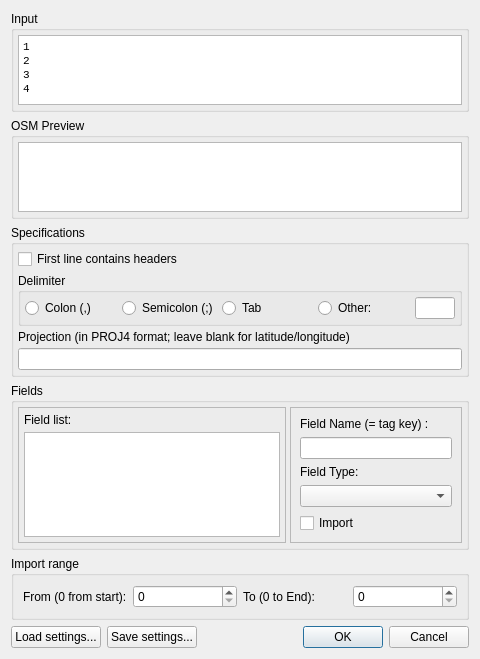
<?xml version="1.0" encoding="UTF-8"?>
<ui version="4.0">
 <class>ImportCSVDialog</class>
 <widget class="QDialog" name="ImportCSVDialog">
  <property name="geometry">
   <rect>
    <x>0</x>
    <y>0</y>
    <width>480</width>
    <height>596</height>
   </rect>
  </property>
  <property name="windowTitle">
   <string>Dialog</string>
  </property>
  <layout class="QVBoxLayout" name="verticalLayout">
   <item>
    <widget class="QGroupBox" name="groupBox">
     <property name="title">
      <string>Input</string>
     </property>
     <layout class="QVBoxLayout" name="verticalLayout_2">
      <property name="spacing">
       <number>4</number>
      </property>
      <property name="margin">
       <number>4</number>
      </property>
      <item>
       <widget class="QTextEdit" name="txInput">
        <property name="minimumSize">
         <size>
          <width>0</width>
          <height>0</height>
         </size>
        </property>
        <property name="font">
         <font>
          <family>Courier New</family>
         </font>
        </property>
        <property name="lineWrapMode">
         <enum>QTextEdit::NoWrap</enum>
        </property>
        <property name="readOnly">
         <bool>true</bool>
        </property>
        <property name="html">
         <string>&lt;!DOCTYPE HTML PUBLIC &quot;-//W3C//DTD HTML 4.0//EN&quot; &quot;http://www.w3.org/TR/REC-html40/strict.dtd&quot;&gt;
&lt;html&gt;&lt;head&gt;&lt;meta name=&quot;qrichtext&quot; content=&quot;1&quot; /&gt;&lt;style type=&quot;text/css&quot;&gt;
p, li { white-space: pre-wrap; }
&lt;/style&gt;&lt;/head&gt;&lt;body style=&quot; font-family:'Courier New'; font-size:8.25pt; font-weight:400; font-style:normal;&quot;&gt;
&lt;p style=&quot; margin-top:0px; margin-bottom:0px; margin-left:0px; margin-right:0px; -qt-block-indent:0; text-indent:0px;&quot;&gt;&lt;span style=&quot; font-size:8pt;&quot;&gt;1&lt;/span&gt;&lt;/p&gt;
&lt;p style=&quot; margin-top:0px; margin-bottom:0px; margin-left:0px; margin-right:0px; -qt-block-indent:0; text-indent:0px;&quot;&gt;&lt;span style=&quot; font-size:8pt;&quot;&gt;2&lt;/span&gt;&lt;/p&gt;
&lt;p style=&quot; margin-top:0px; margin-bottom:0px; margin-left:0px; margin-right:0px; -qt-block-indent:0; text-indent:0px;&quot;&gt;&lt;span style=&quot; font-size:8pt;&quot;&gt;3&lt;/span&gt;&lt;/p&gt;
&lt;p style=&quot; margin-top:0px; margin-bottom:0px; margin-left:0px; margin-right:0px; -qt-block-indent:0; text-indent:0px;&quot;&gt;&lt;span style=&quot; font-size:8pt;&quot;&gt;4&lt;/span&gt;&lt;/p&gt;&lt;/body&gt;&lt;/html&gt;</string>
        </property>
       </widget>
      </item>
     </layout>
    </widget>
   </item>
   <item>
    <widget class="QGroupBox" name="groupBox_5">
     <property name="title">
      <string>OSM Preview</string>
     </property>
     <layout class="QVBoxLayout" name="verticalLayout_4">
      <property name="spacing">
       <number>4</number>
      </property>
      <property name="margin">
       <number>4</number>
      </property>
      <item>
       <widget class="QTextEdit" name="txPreview"/>
      </item>
     </layout>
    </widget>
   </item>
   <item>
    <widget class="QGroupBox" name="groupBox_2">
     <property name="title">
      <string>Specifications</string>
     </property>
     <layout class="QVBoxLayout" name="verticalLayout_3">
      <property name="spacing">
       <number>4</number>
      </property>
      <property name="margin">
       <number>4</number>
      </property>
      <item>
       <widget class="QCheckBox" name="cbHasHeader">
        <property name="text">
         <string>First line contains headers</string>
        </property>
       </widget>
      </item>
      <item>
       <widget class="QGroupBox" name="groupBox_3">
        <property name="title">
         <string>Delimiter</string>
        </property>
        <layout class="QHBoxLayout" name="horizontalLayout">
         <property name="spacing">
          <number>4</number>
         </property>
         <property name="margin">
          <number>4</number>
         </property>
         <item>
          <widget class="QRadioButton" name="rbColonDelim">
           <property name="text">
            <string>Colon (,)</string>
           </property>
          </widget>
         </item>
         <item>
          <widget class="QRadioButton" name="rbSemiDelim">
           <property name="text">
            <string>Semicolon (;)</string>
           </property>
          </widget>
         </item>
         <item>
          <widget class="QRadioButton" name="rbTabDelim">
           <property name="text">
            <string>Tab</string>
           </property>
          </widget>
         </item>
         <item>
          <widget class="QRadioButton" name="rbCustomDelim">
           <property name="text">
            <string>Other:</string>
           </property>
          </widget>
         </item>
         <item>
          <widget class="QLineEdit" name="edCustomDelim">
           <property name="sizePolicy">
            <sizepolicy hsizetype="Fixed" vsizetype="Fixed">
             <horstretch>0</horstretch>
             <verstretch>0</verstretch>
            </sizepolicy>
           </property>
           <property name="maximumSize">
            <size>
             <width>40</width>
             <height>16777215</height>
            </size>
           </property>
          </widget>
         </item>
        </layout>
       </widget>
      </item>
      <item>
       <widget class="QLabel" name="label">
        <property name="text">
         <string>Projection (in PROJ4 format; leave blank for latitude/longitude)</string>
        </property>
       </widget>
      </item>
      <item>
       <widget class="QLineEdit" name="edProjection"/>
      </item>
     </layout>
    </widget>
   </item>
   <item>
    <widget class="QGroupBox" name="grpWmsServers">
     <property name="title">
      <string>Fields</string>
     </property>
     <layout class="QHBoxLayout">
      <property name="spacing">
       <number>4</number>
      </property>
      <property name="margin">
       <number>4</number>
      </property>
      <item>
       <widget class="QFrame" name="frame_2">
        <property name="frameShape">
         <enum>QFrame::StyledPanel</enum>
        </property>
        <property name="frameShadow">
         <enum>QFrame::Raised</enum>
        </property>
        <layout class="QVBoxLayout" name="_2">
         <property name="spacing">
          <number>5</number>
         </property>
         <property name="margin">
          <number>5</number>
         </property>
         <item>
          <widget class="QLabel" name="label_10">
           <property name="text">
            <string>Field list:</string>
           </property>
          </widget>
         </item>
         <item>
          <widget class="QListWidget" name="lvFields">
           <property name="sizePolicy">
            <sizepolicy hsizetype="Minimum" vsizetype="Expanding">
             <horstretch>0</horstretch>
             <verstretch>0</verstretch>
            </sizepolicy>
           </property>
          </widget>
         </item>
        </layout>
       </widget>
      </item>
      <item>
       <widget class="QFrame" name="frame">
        <property name="frameShape">
         <enum>QFrame::StyledPanel</enum>
        </property>
        <property name="frameShadow">
         <enum>QFrame::Raised</enum>
        </property>
        <layout class="QVBoxLayout" name="_3">
         <item>
          <widget class="QLabel" name="label_11">
           <property name="text">
            <string>Field Name (= tag key) :</string>
           </property>
          </widget>
         </item>
         <item>
          <widget class="QLineEdit" name="edFieldName">
           <property name="minimumSize">
            <size>
             <width>100</width>
             <height>0</height>
            </size>
           </property>
          </widget>
         </item>
         <item>
          <widget class="QLabel" name="label_5">
           <property name="text">
            <string>Field Type:</string>
           </property>
          </widget>
         </item>
         <item>
          <widget class="QComboBox" name="cbFieldType"/>
         </item>
         <item>
          <widget class="QCheckBox" name="cbFieldImport">
           <property name="text">
            <string>Import</string>
           </property>
          </widget>
         </item>
         <item>
          <spacer>
           <property name="orientation">
            <enum>Qt::Vertical</enum>
           </property>
           <property name="sizeHint" stdset="0">
            <size>
             <width>20</width>
             <height>1</height>
            </size>
           </property>
          </spacer>
         </item>
        </layout>
       </widget>
      </item>
     </layout>
    </widget>
   </item>
   <item>
    <widget class="QGroupBox" name="groupBox_4">
     <property name="title">
      <string>Import range</string>
     </property>
     <layout class="QHBoxLayout" name="horizontalLayout_2">
      <item>
       <widget class="QLabel" name="label_2">
        <property name="text">
         <string>From (0 from start):</string>
        </property>
       </widget>
      </item>
      <item>
       <widget class="QSpinBox" name="sbFrom"/>
      </item>
      <item>
       <widget class="QLabel" name="label_3">
        <property name="text">
         <string>To (0 to End):</string>
        </property>
       </widget>
      </item>
      <item>
       <widget class="QSpinBox" name="sbTo"/>
      </item>
     </layout>
    </widget>
   </item>
   <item>
    <layout class="QHBoxLayout" name="horizontalLayout_3">
     <item>
      <widget class="QPushButton" name="btLoad">
       <property name="text">
        <string>Load settings...</string>
       </property>
      </widget>
     </item>
     <item>
      <widget class="QPushButton" name="btSave">
       <property name="text">
        <string>Save settings...</string>
       </property>
      </widget>
     </item>
     <item>
      <widget class="QDialogButtonBox" name="buttonBox">
       <property name="orientation">
        <enum>Qt::Horizontal</enum>
       </property>
       <property name="standardButtons">
        <set>QDialogButtonBox::Cancel|QDialogButtonBox::Ok</set>
       </property>
      </widget>
     </item>
    </layout>
   </item>
  </layout>
 </widget>
 <resources/>
 <connections>
  <connection>
   <sender>buttonBox</sender>
   <signal>rejected()</signal>
   <receiver>ImportCSVDialog</receiver>
   <slot>reject()</slot>
   <hints>
    <hint type="sourcelabel">
     <x>469</x>
     <y>585</y>
    </hint>
    <hint type="destinationlabel">
     <x>286</x>
     <y>274</y>
    </hint>
   </hints>
  </connection>
  <connection>
   <sender>rbCustomDelim</sender>
   <signal>clicked(bool)</signal>
   <receiver>edCustomDelim</receiver>
   <slot>setEnabled(bool)</slot>
   <hints>
    <hint type="sourcelabel">
     <x>331</x>
     <y>278</y>
    </hint>
    <hint type="destinationlabel">
     <x>447</x>
     <y>278</y>
    </hint>
   </hints>
  </connection>
 </connections>
</ui>
